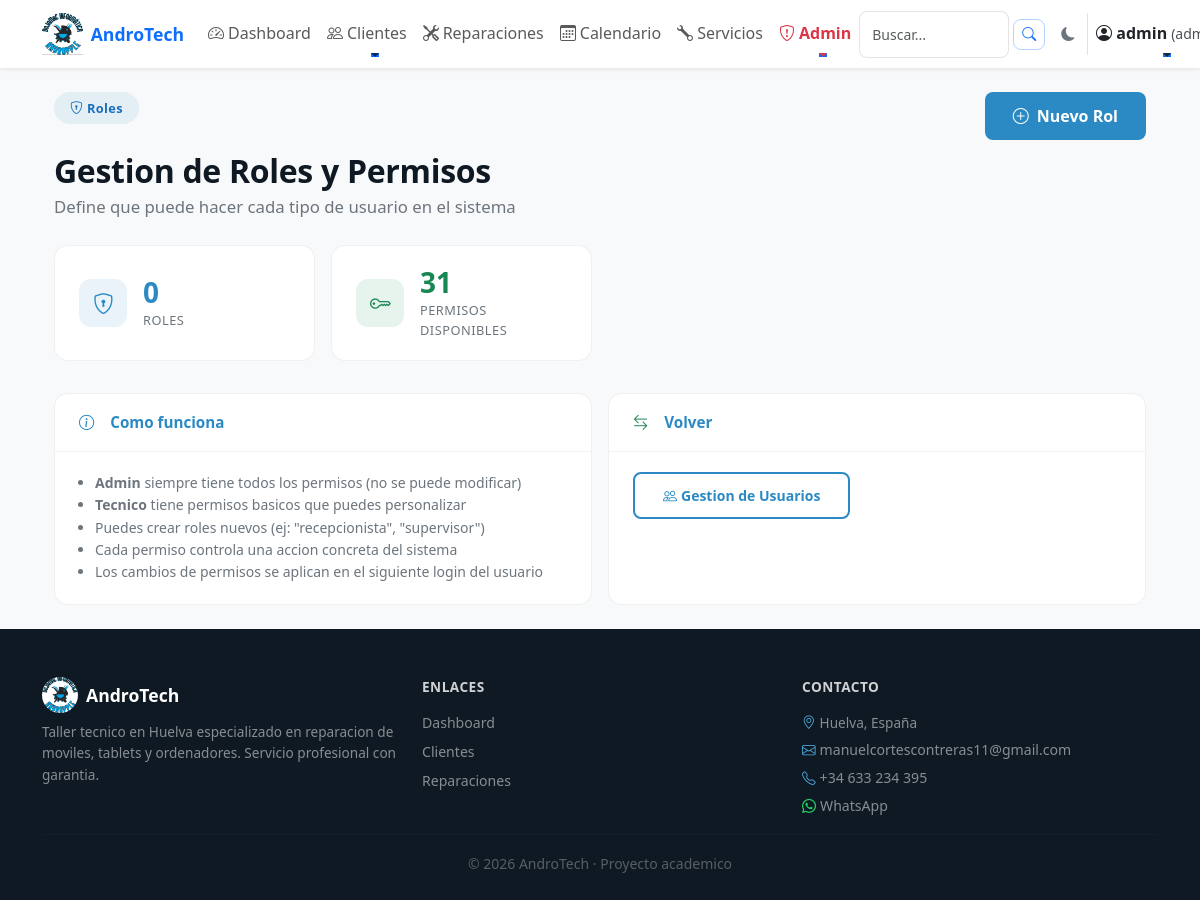
The app's page /admin/roles (signed in), older data.
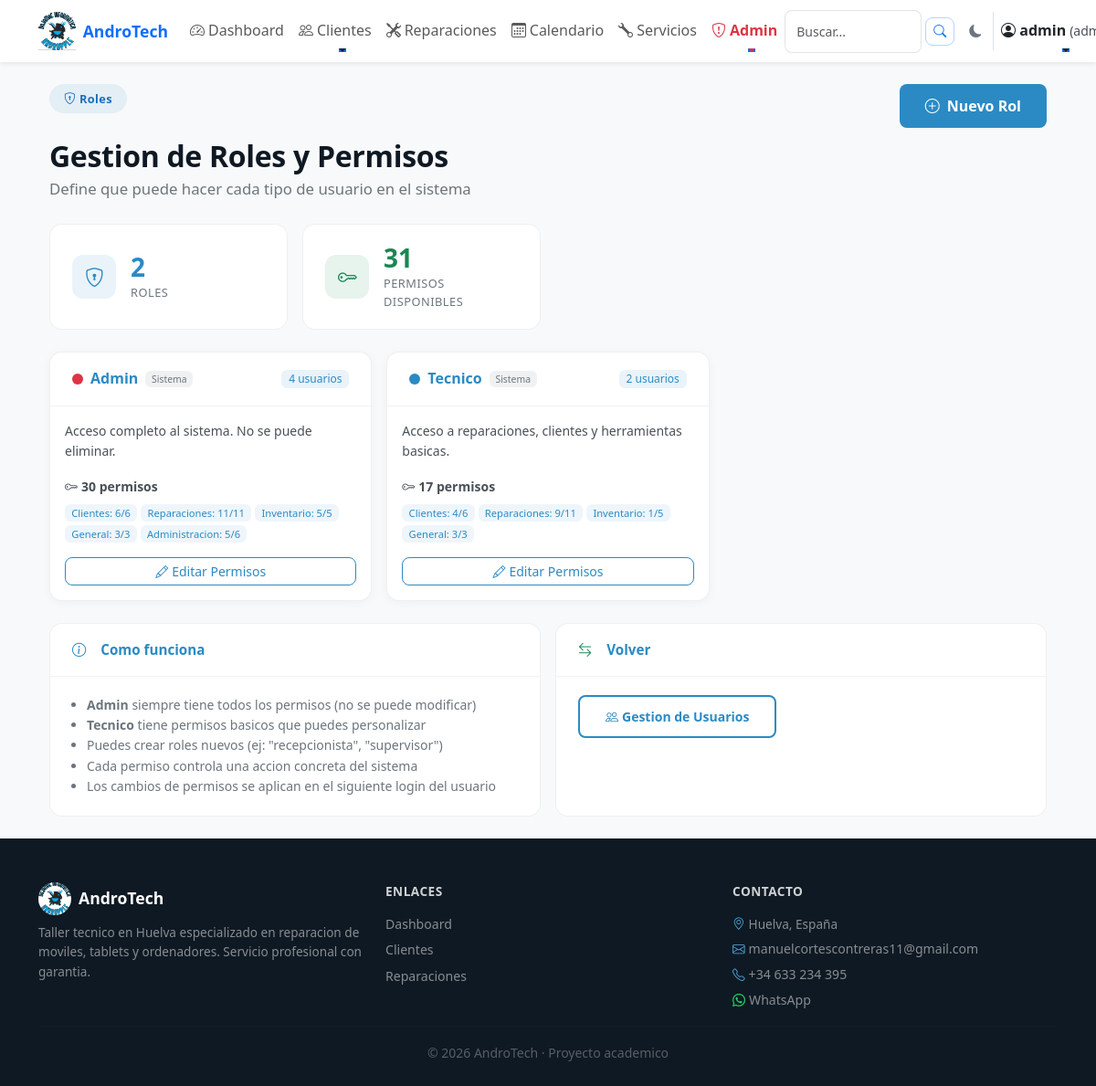
The same page, newer data.
### tables this page shows
CREATE TABLE roles (
            id INTEGER PRIMARY KEY AUTOINCREMENT,
            nombre TEXT UNIQUE NOT NULL,
            descripcion TEXT,
            es_sistema INTEGER DEFAULT 0,
            color TEXT DEFAULT '#6c757d'
        );

### app.py (the view)
@app.route("/admin/roles")
@login_required
@permiso_requerido('roles_gestionar')
def admin_roles():
    conn = get_db()
    roles = conn.execute("SELECT * FROM roles ORDER BY es_sistema DESC, nombre").fetchall()
    roles_list = []
    for r in roles:
        permisos = conn.execute(
            "SELECT permiso FROM permisos_rol WHERE rol_nombre = ?", (r['nombre'],)
        ).fetchall()
        permisos_list = [p['permiso'] for p in permisos]
        count = conn.execute(
            "SELECT COUNT(*) FROM usuarios WHERE rol = ?", (r['nombre'],)
        ).fetchone()[0]
        roles_list.append({
            'id': r['id'],
            'nombre': r['nombre'],
            'descripcion': r['descripcion'],
            'es_sistema': r['es_sistema'],
            'color': r['color'],
            'permisos': permisos_list,
            'num_permisos': len(permisos_list),
            'num_usuarios': count,
        })
    conn.close()
    categorias = {}
    for p in PERMISOS_DISPONIBLES:
        cat = p['categoria']
        if cat not in categorias:
            categorias[cat] = []
        categorias[cat].append(p)
    return render_template("admin_roles.html",
                           roles=roles_list,
                           categorias=categorias,
                           permisos_disponibles=PERMISOS_DISPONIBLES)

### templates/admin_roles.html (shortened to what this page needs)
{% extends "base.html" %}
{% block content %}
<div class="container-fluid py-4">
    <div class="d-flex flex-wrap justify-content-between align-items-start mb-4">
        <div>
            <span class="at-pill"><i class="bi bi-shield-lock me-1"></i>Roles</span>
            <h1 class="at-section-title mt-2 mb-1">Gestion de Roles y Permisos</h1>
            <p class="at-section-sub">Define que puede hacer cada tipo de usuario en el sistema</p>
        </div>
        <a href="{{ url_for('nuevo_rol') }}" class="at-btn-primary btn mt-2 mt-md-0">
            <i class="bi bi-plus-circle me-1"></i> Nuevo Rol
        </a>
    </div>
    <div class="row g-3 mb-4">
        <div class="col-sm-6 col-lg-3">
            <div class="at-dash-kpi">
                <div class="at-dash-kpi-icon" style="background: rgba(43,138,196,.1);">
                    <i class="bi bi-shield-lock" style="color: #2B8AC4; font-size: 1.3rem;"></i>
                </div>
                <div>
                    <div class="at-dash-kpi-value" style="color: #2B8AC4;">{{ roles|length }}</div>
                    <div class="at-dash-kpi-label">Roles</div>
                </div>
            </div>
        </div>
        <div class="col-sm-6 col-lg-3">
            <div class="at-dash-kpi">
                <div class="at-dash-kpi-icon" style="background: rgba(25,135,84,.1);">
                    <i class="bi bi-key" style="color: #198754; font-size: 1.3rem;"></i>
                </div>
                <div>
                    <div class="at-dash-kpi-value" style="color: #198754;">{{ permisos_disponibles|length }}</div>
                    <div class="at-dash-kpi-label">Permisos Disponibles</div>
                </div>
            </div>
        </div>
    </div>
    <div class="row g-3 mb-4">
        {% for rol in roles %}
        <div class="col-lg-6 col-xl-4">
            <div class="at-admin-card h-100">
                <div class="at-admin-card-header d-flex align-items-center justify-content-between">
                    <div class="d-flex align-items-center gap-2">
                        <span style="width:12px;height:12px;border-radius:50%;background:{{ rol.color }};display:inline-block;"></span>
                        <strong>{{ rol.nombre|capitalize }}</strong>
                        {% if rol.es_sistema %}
                        <span class="badge" style="background:rgba(108,117,125,.1);color:#6c757d;font-size:.65rem;">Sistema</span>
                        {% endif %}
                    </div>
                    <span class="badge" style="background:rgba(43,138,196,.1);color:#2B8AC4;">
                        {{ rol.num_usuarios }} usuario{{ 's' if rol.num_usuarios != 1 else '' }}
                    </span>
                </div>
                <div class="p-3">
                    <p class="text-muted small mb-3">{{ rol.descripcion or 'Sin descripcion' }}</p>
                    <div class="mb-3">
                        <small class="fw-semibold text-muted d-block mb-2">
                            <i class="bi bi-key me-1"></i>{{ rol.num_permisos }} permiso{{ 's' if rol.num_permisos != 1 else '' }}
                        </small>
                        <div class="d-flex flex-wrap gap-1">
                            {% for cat_name, cat_permisos in categorias.items() %}
                                {% set ns = namespace(count=0) %}
                                {% for p in cat_permisos %}
                                    {% if p.clave in rol.permisos %}
                                        {% set ns.count = ns.count + 1 %}
                                    {% endif %}
                                {% endfor %}
                                {% if ns.count > 0 %}
                                <span class="badge" style="background:rgba(43,138,196,.08);color:#2B8AC4;font-size:.7rem;font-weight:500;">
                                    {{ cat_name }}: {{ ns.count }}/{{ cat_permisos|length }}
                                </span>
                                {% endif %}
                            {% endfor %}
                        </div>
                    </div>
                    <div class="d-flex gap-2">
                        <a href="{{ url_for('editar_rol', id=rol.id) }}" class="btn btn-sm flex-fill"
                           style="border:1px solid #2B8AC4;color:#2B8AC4;">
                            <i class="bi bi-pencil me-1"></i>Editar Permisos
                        </a>
                    </div>
                </div>
            </div>
        </div>
        {% endfor %}
    </div>
    <div class="row g-3">
        <div class="col-lg-6">
            <div class="at-dash-card">
                <div class="at-dash-card-header">
                    <i class="bi bi-info-circle me-2" style="color:#2B8AC4;"></i>Como funciona
                </div>
                <div class="at-dash-card-body">
                    <ul class="mb-0 ps-3 small" style="color:#6c757d;">
                        <li><strong>Admin</strong> siempre tiene todos los permisos (no se puede modificar)</li>
                        <li><strong>Tecnico</strong> tiene permisos basicos que puedes personalizar</li>
                        <li>Puedes crear roles nuevos (ej: "recepcionista", "supervisor")</li>
                        <li>Cada permiso controla una accion concreta del sistema</li>
                        <li>Los cambios de permisos se aplican en el siguiente login del usuario</li>
                    </ul>
                </div>
            </div>
        </div>
        <div class="col-lg-6">
            <div class="at-dash-card">
                <div class="at-dash-card-header">
                    <i class="bi bi-arrow-left-right me-2" style="color:#198754;"></i>Volver
                </div>
                <div class="at-dash-card-body">
                    <a href="{{ url_for('admin_usuarios') }}" class="at-btn-outline btn btn-sm">
                        <i class="bi bi-people me-1"></i>Gestion de Usuarios
                    </a>
                </div>
            </div>
        </div>
    </div>
</div>
{% endblock %}

### templates/base.html (shortened to what this page needs)
<!DOCTYPE html>
<html lang="es">
<head>
    <link
        href="https://cdn.jsdelivr.net/npm/bootstrap@5.3.0/dist/css/bootstrap.min.css"
        rel="stylesheet">
        <link rel="stylesheet" href="{{ url_for('static', filename='css/style.css') }}">
        <link rel="stylesheet"
            href="https://cdn.jsdelivr.net/npm/bootstrap-icons@1.11.1/font/bootstrap-icons.css">
</head>
<body class="bg-light">
<nav class="navbar navbar-expand-lg navbar-light bg-white shadow-sm sticky-top">
    <div class="container">
        <a class="navbar-brand d-flex align-items-center" href="/">
            <img src="{{ url_for('static', filename='imagenes/logo.jpg') }}" alt="AndroTech" style="height: 42px; width: auto; object-fit: contain;" class="me-2">
            <span class="fw-bold text-primary" style="font-size: 1.1rem;">AndroTech</span>
        </a>
        <div class="collapse navbar-collapse" id="navbarContent">
            {% if session.usuario %}
                <ul class="navbar-nav me-auto align-items-lg-center">
                    <li class="nav-item">
                        <a class="nav-link d-flex align-items-center gap-1 {% if request.endpoint == 'dashboard' %}active fw-semibold{% endif %}"
                           href="/dashboard">
                            <i class="bi bi-speedometer2"></i><span>Dashboard</span>
                        </a>
                    </li>
                    <li class="nav-item dropdown">
                        <a class="nav-link dropdown-toggle d-flex align-items-center gap-1 {% if request.endpoint == 'clientes' %}active fw-semibold{% endif %}"
                           href="#" id="clientesDropdown" role="button" data-bs-toggle="dropdown" aria-expanded="false">
                            <i class="bi bi-people"></i><span>Clientes</span>
                        </a>
                    </li>
                    <li class="nav-item">
                        <a class="nav-link d-flex align-items-center gap-1 {% if request.endpoint == 'reparaciones' %}active fw-semibold{% endif %}"
                           href="/reparaciones">
                            <i class="bi bi-tools"></i><span>Reparaciones</span>
                        </a>
                    </li>
                    <li class="nav-item">
                        <a class="nav-link d-flex align-items-center gap-1 {% if request.endpoint == 'calendario' %}active fw-semibold{% endif %}"
                           href="/calendario">
                            <i class="bi bi-calendar3"></i><span>Calendario</span>
                        </a>
                    </li>
                    <li class="nav-item">
                        <a class="nav-link d-flex align-items-center gap-1 {% if request.endpoint == 'servicios' %}active fw-semibold{% endif %}"
                           href="/servicios">
                            <i class="bi bi-wrench"></i><span>Servicios</span>
                        </a>
                    </li>
                    {% if tiene_permiso('usuarios_ver') or tiene_permiso('roles_gestionar') or tiene_permiso('inventario_ver') %}
                    <li class="nav-item dropdown">
                        <a class="nav-link dropdown-toggle d-flex align-items-center gap-1 text-danger fw-semibold"
                           href="#" id="adminDropdown" role="button" data-bs-toggle="dropdown" aria-expanded="false">
                            <i class="bi bi-shield-exclamation"></i><span>Admin</span>
                        </a>
                    </li>
                    {% endif %}
                </ul>
                <form class="d-flex align-items-center ms-auto me-2" action="/buscar" method="get">
                    <input class="form-control form-control-sm me-1" type="search" placeholder="Buscar..." aria-label="Buscar" name="q" value="{{ request.args.get('q','') }}" minlength="2" style="width: 150px;">
                    <button class="btn btn-outline-primary btn-sm" type="submit"><i class="bi bi-search"></i></button>
                </form>
                <button id="darkModeToggle" class="btn btn-sm btn-outline-secondary border-0 px-2 me-1" title="Modo oscuro" aria-label="Cambiar tema">
                    <i class="bi bi-moon-fill"></i>
                </button>
                <ul class="navbar-nav align-items-lg-center">
                    <li class="nav-item dropdown">
                        <a class="nav-link dropdown-toggle d-flex align-items-center gap-1 fw-semibold text-dark border-start ps-2"
                           href="#" id="userDropdown" role="button"
                           data-bs-toggle="dropdown" aria-expanded="false">
                            <i class="bi bi-person-circle"></i>
                            <span>{{ session.usuario }}</span>
                            <small class="text-muted">({{ session.rol }})</small>
                        </a>
                    </li>
                </ul>
            {% endif %}
        </div>
    </div>
</nav>
<div class="container-fluid px-0">
    <div class="container">
        {% block content %}{% endblock %}
    </div>
</div>
<footer class="at-footer">
    <div class="container">
        <div class="row g-4">
            <div class="col-md-4 footer-col">
                <div class="d-flex align-items-center mb-2">
                    <img src="{{ url_for('static', filename='imagenes/logo.jpg') }}" alt="AndroTech" style="width:36px;height:36px;border-radius:50%;object-fit:cover" class="me-2">
                    <span class="fw-bold at-footer-brand">AndroTech</span>
                </div>
                <p class="at-footer-desc">Taller tecnico en Huelva especializado en reparacion de moviles, tablets y ordenadores. Servicio profesional con garantia.</p>
            </div>
            <div class="col-md-4 footer-col">
                <h6 class="at-footer-heading">Enlaces</h6>
                <div class="d-flex flex-column">
                    {% if session.usuario %}
                        <a href="/dashboard" class="at-footer-link">Dashboard</a>
                        <a href="/clientes" class="at-footer-link">Clientes</a>
                        <a href="/reparaciones" class="at-footer-link">Reparaciones</a>
                    {% endif %}
                </div>
            </div>
            <div class="col-md-4 footer-col">
                <h6 class="at-footer-heading">Contacto</h6>
                <div class="at-footer-contact">
                    <div><i class="bi bi-geo-alt me-1"></i>Huelva, España</div>
                    <div><i class="bi bi-envelope me-1"></i><a href="mailto:manuelcortescontreras11@gmail.com" class="at-footer-link">manuelcortescontreras11@gmail.com</a></div>
                    <div><i class="bi bi-telephone me-1"></i><a href="tel:+34633234395" class="at-footer-link">+34 633 234 395</a></div>
                    <div><a href="https://wa.me/34633234395" target="_blank" rel="noopener" class="at-footer-link"><i class="bi bi-whatsapp me-1" style="color:#25D366 !important;"></i>WhatsApp</a></div>
                </div>
            </div>
        </div>
        <hr class="my-3 opacity-25">
        <div class="text-center">
            <small class="at-footer-copy">&copy; <span id="footer-year"></span> AndroTech &middot; Proyecto academico</small>
        </div>
    </div>
</footer>
</body>
</html>

Row changes from the older to the newer data that the page shows:
added roles: nombre "Admin", es_sistema "Sistema", num_usuarios "4", num_usuarios "s", descripcion "Acceso completo al sistema. No se puede eliminar.", num_permisos "30", num_permisos "s", categorias "Clientes" "Reparaciones" "Inventario" "General" "Administracion", count "6" "11" "5" "3" "5", categorias "6" "11" "5" "3" "6"
added roles: nombre "Tecnico", es_sistema "Sistema", num_usuarios "2", num_usuarios "s", descripcion "Acceso a reparaciones, clientes y herramientas basicas.", num_permisos "17", num_permisos "s", categorias "Clientes" "Reparaciones" "Inventario" "General", count "4" "9" "1" "3", categorias "6" "11" "5" "3"
Text that changed along with them:
{{ roles|length }}: "0" → "2"
